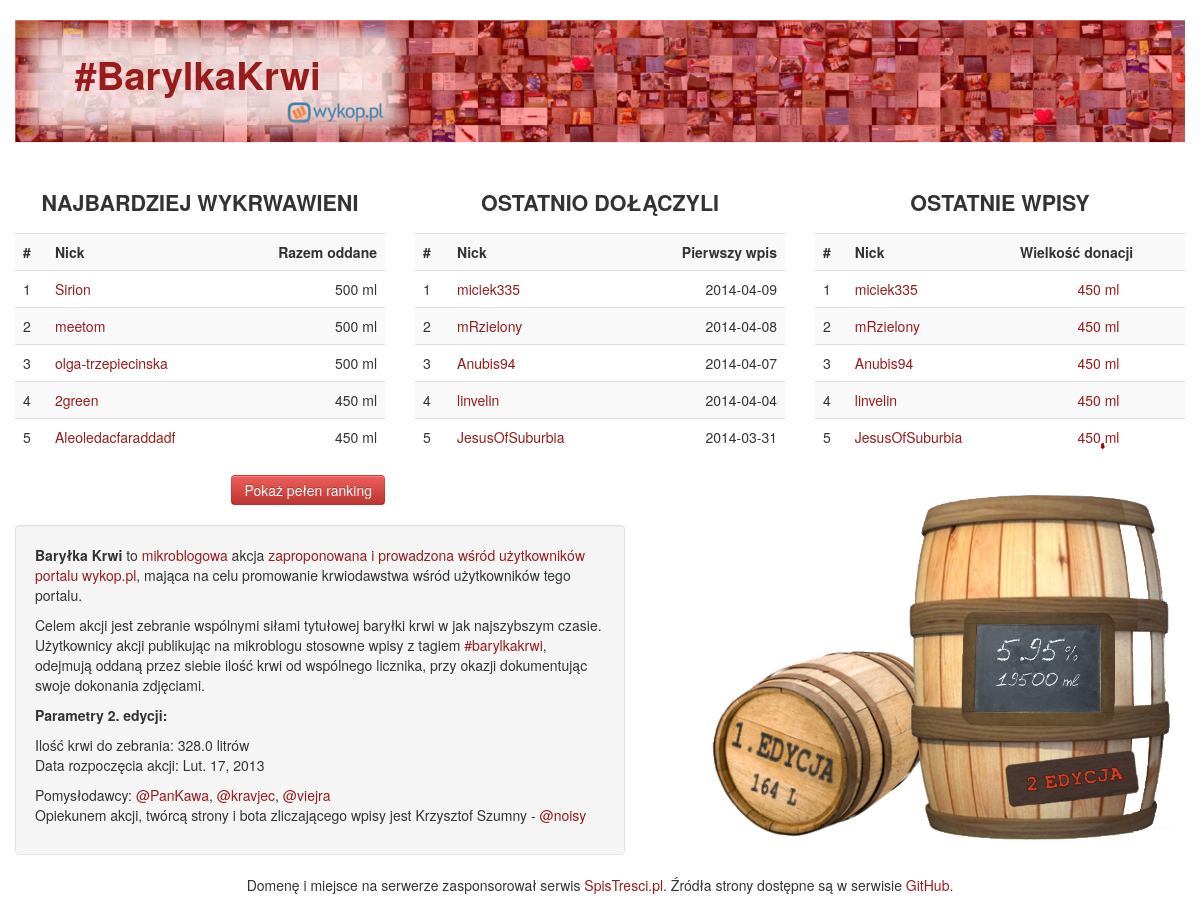
The page / on the database its author committed.
### barylka_django/web/models.py (models this page shows)
class Donation(models.Model):
    donor = models.ForeignKey(User, related_name="donate")
    date = models.DateTimeField()
    type = models.CharField(max_length=10, choices=DONATION_TYPE)
    value = models.IntegerField()
    entry = models.ForeignKey(DonationEntry)
    stamp_img_url = models.CharField(max_length=2048)
    barylka_edition = models.IntegerField()

class DonationEntry(models.Model):
    date = models.DateTimeField()
    micro_id = models.IntegerField(primary_key=True)
    author = models.ForeignKey(User, related_name="wrote")
    corrector = models.ForeignKey(User, related_name="corrected", null=True)
    msg = models.CharField(max_length=4098)

class User(models.Model):
    name = models.CharField(max_length=120, primary_key=True)
    corrector = models.BooleanField(default=False)
    blood_type = models.CharField(max_length=3, choices=BLOOD_TYPE, null=True)
    gender = models.CharField(max_length=1, choices=GENDER_CHOICES, null=True)

class Edition(models.Model):
    number = models.IntegerField(primary_key=True)
    capacity = models.IntegerField()
    start_date = models.DateField()
    end_date = models.DateField(null=True)

### barylka_django/web/views.py (the view)
# urls.py: url(r'^$', 'barylka_django.web.views.index', name='index'),
def index(request, edition=2):
    editon_obj = Edition.objects.filter(number=edition)[0]
    c = {'edycja':editon_obj}
    c["total"] = Donation.objects.filter(barylka_edition=edition).aggregate(Sum('value'))["value__sum"]
    c["procent_zapelnienia"] = float("%.2f" % ((c["total"]/float(editon_obj.capacity))*100))
    c["rank"] = Donation.objects.filter(barylka_edition=edition).values("donor", "donor__blood_type").annotate(total=Sum("value")).order_by("-total")
    c["last"] = DonationEntry.objects.all().order_by("-date")[:5]
    for e in c["last"]:
        e.total = Donation.objects.filter(entry=e).values("entry").annotate(total=Sum("value"))[0]["total"]
    c["new_users"] = Donation.objects.filter(barylka_edition=edition).values("donor").annotate(join_date=Min("date")).order_by("-join_date")[:5]
    c["minirank"]=[]
    for blood_type in ["A-", "A+", "B-", "B+", "0-", "0+", "AB-", "AB+"]:
        c["minirank"].append(
                (
                    blood_type,
                    Donation.objects.filter(barylka_edition=edition).values("donor", "donor__blood_type").filter(donor__blood_type=blood_type).annotate(total=Sum("value")).order_by("-total")[:5]
                )
            )
    c["genderrank"]=[]
    for gender, gender_pl in [("M", u"Mężczyźni"), ("F", u"Kobiety")]:
        c["genderrank"].append((gender_pl, Donation.objects.filter(barylka_edition=edition).values("donor", "donor__gender", "donor__blood_type").filter(
            donor__gender=gender).annotate(total=Sum("value")).order_by("-total")[:5]))
    c["all_users"]=User.objects.all().order_by("name").values()
    return render(request, "index.html", c)

### barylka_django/web/templatetags/commontags.py (called while the page is built)
@register.filter
def toInt(d):
    return int(d)

### barylka_django/web/templates/index.html (shortened to what this page needs)
{% extends "base.html" %}
{% load staticfiles %}
{% load mathfilters %}
{% load commontags %}
{% block container %}
            <div class="row-fluid">
                <div class="span4">
                    <table class="table table-striped">
                        <caption><h3>NAJBARDZIEJ WYKRWAWIENI</h3></caption>
                        <tr>
                            <th> # </th>
                            <th>Nick</th>
                            <th style="text-align: right;">Razem oddane</th>
                        </tr>
                        {% for li in rank|slice:":5" %}
                            <tr>
                                <td>{{ forloop.counter }}</td>
                                <td><a href="/ludzie/{{ li.donor }}/">{{ li.donor }}</a></td>
                                <td style="text-align: right;">{{ li.total }} ml</td>
                            </tr>
                        {% endfor %}
                    </table>
                    <a href="/ranking/{{ edycja.number }}/" class="btn btn-danger pull-right">Pokaż pełen ranking</a>
                </div>
                <div class="span4">
                    <table class="table table-striped">
                        <caption><h3>OSTATNIO DOŁĄCZYLI</h3></caption>
                        <tr>
                            <th> # </th>
                            <th>Nick</th>
                            <th style="text-align: right;">Pierwszy wpis</th>
                        </tr>
                            {% for li in new_users %}
                            <tr>
                                <td>{{ forloop.counter }}</td>
                                <td><a href="/ludzie/{{ li.donor }}/">{{ li.donor }}</a></td>
                                <td style="text-align: right;">{{ li.join_date|date:'Y-m-d' }}</td>
                            </tr>
                            {% endfor %}
                    </table>
                </div>
                <div class="span4">
                    {% if edycja.number == 1 %}
                    <div style="position: absolute;margin-left: 50px;margin-top: 330px;width: 272px;height: 355px;">
                        <img src="{% static "img/barrel_1edition_full.png" %}" style="position: absolute;">
                    </div>
                    {% elif edycja.number == 2 %}
                    <div style="position: absolute;margin-left: 88px;margin-top: 316px;width: 272px;height: 355px;">
                        <div class="barel_prc" style="font-family: LCChalk; color: #ffffff;position: absolute;padding: 142px 75px 0 75px; text-align: center;width: 120px;">
                            <div style="font-size: 24px;margin: 10px 0;z-index: 20;position: relative;">{{ procent_zapelnienia}}%</div>
                            <div style="font-size: 14px;margin: 10px 0;z-index: 20;position: relative;">{{ total }} ml</div>
                        </div>
                        <a href="/edycja/1/"><img src="{% static "img/barrel_1edition.png" %}" style="position: absolute;top: 142px;left: -220px;"></a>
                        <img src="{% static "img/barrel_2edition.png" %}" style="position: absolute;">
                    </div>
                    <img src="{% static "img/drop2.gif" %}" style="position: absolute;margin-left: 283px;margin-top: 263px;">
                    {% endif %}
                    <table class="table table-striped">
                        <caption><h3>OSTATNIE WPISY</h3></caption>
                        <tr>
                            <th> # </th>
                            <th>Nick</th>
                            <th>Wielkość donacji</th>
                        </tr>
                        {% for li in last %}
                            <tr>
                                <td>{{ forloop.counter }}</td>
                                <td><a href="/ludzie/{{ li.author.name }}/">{{ li.author.name }}</a></td>
                                <td style="text-align: center;"><a href="http://wykop.pl/wpis/{{ li.micro_id }}/"> {{ li.total }} ml</a></td>
                            </tr>
                        {% endfor %}
                    </table>
                </div>
            </div>
            <div class="row">
                <div class="span6 well" style="margin-top: 20px;">
                    <p>
                        <strong>Baryłka Krwi</strong> to <a href="http://www.wykop.pl/mikroblog/">mikroblogowa</a> akcja
                        <a href="http://www.wykop.pl/link/1591409/barylka-krwi-czyli-nowa-mikroblogowa-akcja-oddawania-krwi-przez-wykopowiczow/">
                        zaproponowana i prowadzona wśród użytkowników portalu wykop.pl</a>, mająca na celu promowanie krwiodawstwa
                        wśród użytkowników tego portalu.
                    </p>
                    <p>
                        Celem akcji jest zebranie wspólnymi siłami tytułowej baryłki krwi w jak najszybszym czasie.
                        Użytkownicy akcji publikując na mikroblogu stosowne wpisy z tagiem
                        <a href="http://www.wykop.pl/tag/barylkakrwi/wszystkie/">#barylkakrwi</a>, odejmują
                        oddaną przez siebie ilość krwi od wspólnego licznika, przy okazji dokumentując swoje dokonania zdjęciami.
                    </p>
                    <p>
                        <h5>Parametry {{ edycja.number }}. edycji:</h5>
                        Ilość krwi do zebrania: {{ edycja.capacity|div:1000 }} litrów<br>
                        Data rozpoczęcia akcji: {{ edycja.start_date }}<br>
                    </p>
                    <p>
                        Pomysłodawcy: <a href="http://www.wykop.pl/ludzie/PanKawa/">@PanKawa</a>, <a href="http://www.wykop.pl/ludzie/kravjec/">@kravjec</a>, <a href="http://www.wykop.pl/ludzie/viejra/">@viejra</a><br>
                        Opiekunem akcji, twórcą strony i bota zliczającego wpisy jest Krzysztof Szumny - <a href="http://www.wykop.pl/ludzie/noisy/">@noisy</a>
                    </p>
                </div>
            </div>
{% endblock container %}

### barylka_django/web/templates/base.html (shortened to what this page needs)
{% load staticfiles %}
<!DOCTYPE html>
<html>
    <head>
        <link href="{% static "css/bootstrap.css" %}" rel="stylesheet" media="screen">
        <link href="{% static "css/bootstrap-responsive.min.css" %}" rel="stylesheet" media="screen">
    </head>
    <body>
        <div class="container">
            <div class="page-header" style="background-image: url({% static "img/barylka_header.png" %}); padding-bottom: 0px;">
                <div style="height: 122px; background-image: url({% static "img/logo_wykop_250.png" %});background-repeat: no-repeat;">
                    <h1 style="padding: 35px 0 0 60px;"><a href="/">#BarylkaKrwi</a></h1>
                </div>
            </div>
            {% block container %}
            {% endblock container %}
            <div id="push"></div>
        </div>
        <div class="row-fluid footer" style="text-align: center;">
            Domenę i miejsce na serwerze zasponsorował serwis <a href="http://SpisTresci.pl/">SpisTresci.pl</a>. Źródła strony dostępne są w serwisie <a href="https://github.com/noisy/barylkakrwi/">GitHub</a>.
        </div>
    </body>
</html>

### rows shown on the page
Donation: donor "Sirion", total "500"
Donation: donor "meetom", total "500"
Donation: donor "olga-trzepiecinska", total "500"
Donation: donor "2green", total "450"
DonationEntry: author.name "miciek335", total "450"
DonationEntry: author.name "mRzielony", total "450"
DonationEntry: author.name "Anubis94", total "450"
DonationEntry: author.name "linvelin", total "450"
DonationEntry: author.name "JesusOfSuburbia", total "450"
Edition: number "2", capacity|div "328.0", start_date "Lut. 17, 2013"

### other values the page prints
{{ li.donor }} "Aleoledacfaraddadf"
{{ li.total }} "450"
{{ li.donor }} "miciek335" "mRzielony" "Anubis94" "linvelin" "JesusOfSuburbia"
{{ li.join_date|date:'Y-m-d' }} "2014-04-09" "2014-04-08" "2014-04-07" "2014-04-04" "2014-03-31"
{{ procent_zapelnienia }} "5.95"
{{ total }} "19500"
